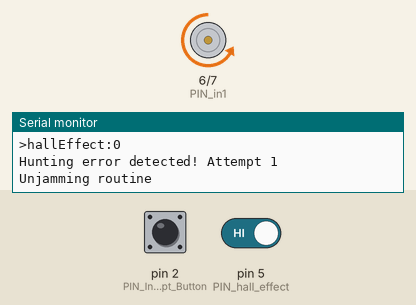
This program was run on a simulated Arduino Nano, built with avr-gcc and run on an emulated ATmega328P. On the bench: motor-driver pin pairs drawn as motors (green arrow = first pin HIGH = forward, orange = second pin HIGH = backward, longer = more drive, scaled by the enable pin), the last lines printed to the serial monitor. The test bench sets the inputs (shaded band); at power-on: pin 5 (PIN_hall_effect) HIGH, pin 2 (PIN_Interrupt_Button) HIGH.

Above: at 1.2 s.
1.3 s: pin 5 (PIN_hall_effect) driven LOW
At 2.02 s:
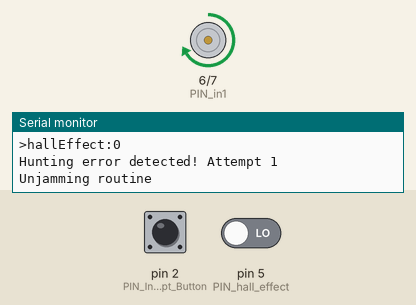
3.3 s: pin 2 (PIN_Interrupt_Button) pulled LOW for 0.15 s
At 4.5 s:
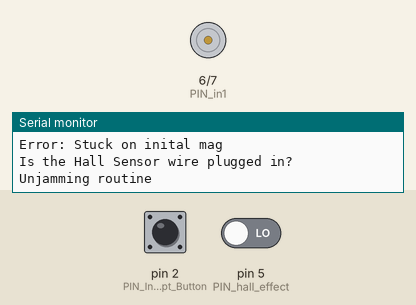
6.3 s: pin 2 (PIN_Interrupt_Button) pulled LOW for 1 s
10.3 s: pin 2 (PIN_Interrupt_Button) pulled LOW for 3.2 s
Timing chart, 0 to 15.9 s (numbered marks = the images above; inputs shaded):
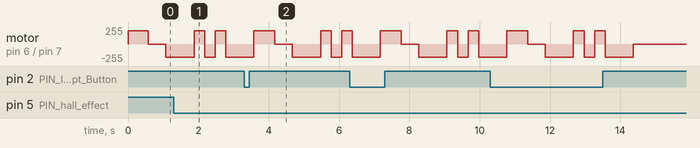

The program:

main.cpp
```cpp
#include <Arduino.h>

#include <motor.h>
#include <hunt.h>

// #define simple_mode 1

// Has to be 2/3 for interrupt
const int PIN_Interrupt_Button = 2;

int number_to_dispense = 1;

unsigned long millis_last_button = 0;

constexpr int button_debounce_time = 300; //300ms
#ifdef simple_mode
constexpr int simple_reverse_time = 400; //400ms
constexpr int simple_forward_time = simple_reverse_time * 2; //500ms
#endif


void buttonPressed() {
  if (millis() - millis_last_button < button_debounce_time) {
    return;
  }
  number_to_dispense += 1;
  millis_last_button = millis();
  // printf("ButtonPressed");
}

void setup() {
  Serial.begin(9600);
  Serial.println("Starting up");

  setupMotor();
  pinMode(PIN_Interrupt_Button, INPUT_PULLUP); // Active low
  attachInterrupt(digitalPinToInterrupt(PIN_Interrupt_Button), buttonPressed, FALLING);
}

void loop() {

  #ifdef simple_mode
  while (true)
  {
    if (number_to_dispense > 0)
    {
      setDirection(motor_direction_backward);;
      runMotor();
      delay(simple_reverse_time);
      setDirection(motor_direction_forward);
      delay(simple_forward_time);
      stopMotor();
    }
  }
  #endif

  while (number_to_dispense > 0) {
    Serial.println("Dispensing, qued up :" + String(number_to_dispense));
    huntForMag();
    number_to_dispense -= 1;
  }
}
```

hunt.cpp
```cpp
#include "hunt.h"

const int PIN_hall_effect = 5;
constexpr int hall_effect_polling_time = 1; //1ms. poll faster to not miss the magnet

void huntForMag() {
    Serial.println("Hunting for magnet");

    runMotor();

    unsigned long millis_start = millis();

    // Get off the inital mag
    while (readHallEffect()) {
        delay(hall_effect_polling_time);
        if (millis() - millis_start > 500) {
            Serial.println("Error: Stuck on inital mag");
            Serial.println("Is the Hall Sensor wire plugged in?");
            unjamRoutine();
            stopMotor();
            return;
        }
    }

    millis_start = millis();

    int error_count = 0;

    // Hunt for the next mag
    while (!readHallEffect()) {
        delay(hall_effect_polling_time);
        if (millis() - millis_start > 500) {
            error_count++;

            Serial.print("Hunting error detected! Attempt ");
            Serial.println(error_count);

            if (error_count >= 3) {
                Serial.println("Giving up...");
                stopMotor();
                return;
            }

            unjamRoutine();
            millis_start = millis();
        }
    }
    stopMotor();
}

/// @brief
/// @return True = magnet detected; False = no magnet detected
bool readHallEffect() {
    Serial.print(">hallEffect:");
    bool value = !digitalRead(PIN_hall_effect);
    Serial.println(value);
    return value;
}
```

hunt.h
```cpp
#pragma once

#include <Arduino.h>
#include <motor.h>


void huntForMag();

bool readHallEffect();
```

motor.cpp
```cpp
#include "motor.h"

const int PIN_enA = 9;
const int PIN_in1 = 6;
const int PIN_in2 = 7;

const int base_speed = 200;
constexpr int reverse_speed = base_speed * 1.2;
constexpr int initial_reverse_time = 500; // 500ms
constexpr int reverse_time = 500; // 500ms
constexpr bool motor_direction_forward = true;
constexpr bool motor_direction_backward = false;
constexpr int unjaming_loop_time = 300; // 300ms

bool current_direction = true;
bool current_running = false;


void setupMotor() {
    pinMode(PIN_enA, OUTPUT);
    pinMode(PIN_in1, OUTPUT);
    pinMode(PIN_in2, OUTPUT);

    //set the motor directions with
    // in1 enable, in2 disable
    // in1 disable, in2 enable

    // Set initial rotation direction
    setDirection(current_direction);
    stopMotor();
}

void setDirection(bool direction) {
    current_direction = direction;

    digitalWrite(PIN_in1, direction);
    digitalWrite(PIN_in2, !direction);
}

void runMotor() {
    current_running = true;
    analogWrite(PIN_enA, base_speed);
}

void stopMotor() {
    current_running = false;
    analogWrite(PIN_enA, 0);
}

void setSpeed(int speed_to_set) {
    analogWrite(PIN_enA, speed_to_set);
}


void unjamRoutine(int8_t unjam_loops = 5) {
    bool inital_direction = current_direction;

    Serial.println("Unjamming routine");
    // Run in reverse for a short period of time
    stopMotor();
    delay(initial_reverse_time); // delay to let you know shit is happening
    setDirection(motor_direction_backward); //
    setSpeed(base_speed);
    // analogWrite(PIN_enA, (base_speed));
    runMotor();
    delay(initial_reverse_time);
    stopMotor();

    analogWrite(PIN_enA, base_speed);

    for (int i = 0; i < unjam_loops; i++) {
        setDirection(i % 2 == 0 ? motor_direction_backward : motor_direction_forward);
        delay(unjaming_loop_time);
    }

    setDirection(motor_direction_backward);
    delay(initial_reverse_time);
    // Return to original direction
    setDirection(motor_direction_forward);
}
```

motor.h
```cpp
#pragma once
#include <Arduino.h>

void setupMotor();

void setDirection(bool direction);

void runMotor();

void setSpeed(int speed_to_set);

void stopMotor();

void unjamRoutine(int8_t unjam_loops = 5);
```
